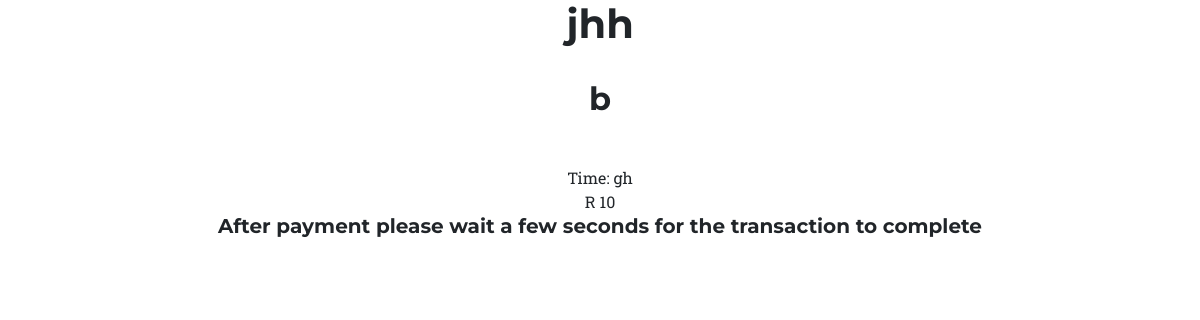
Before: /book/1 with the older database file.
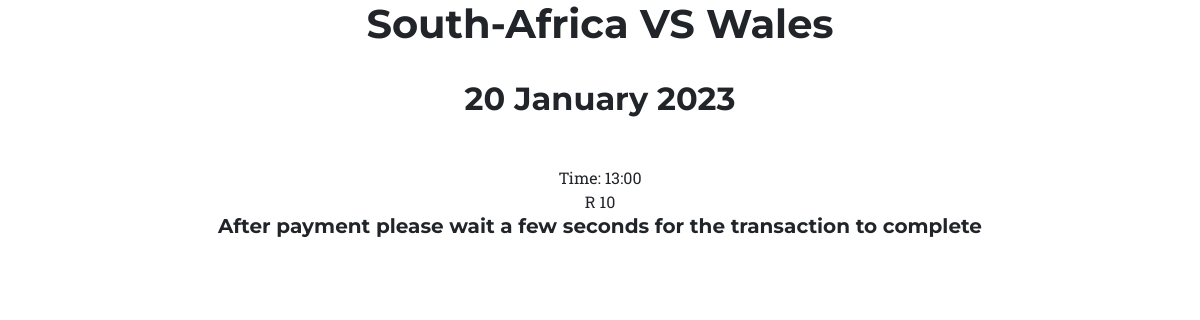
After: the same page with the newer database file.
### webapp/models.py (models this page shows)
class Event(models.Model):
    title = models.CharField(max_length=100)
    subtitle = models.CharField(max_length=100)
    date = models.CharField(max_length=100, default='')
    time = models.CharField(max_length=100, default='')
    image_link = models.CharField(max_length=200, default='')
    price = models.CharField(max_length=100, default='10')
    meeting_id = models.CharField(max_length=20)

### webapp/views.py (the view)
# urls.py: path('book/<int:id>', book),
def book(request, id):
    event = Event.objects.get(pk=id)
    return render(request, 'webapp/book.html', {'event': event})

### webapp/templates/webapp/book.html (shortened to what this page needs)
<!DOCTYPE html>
{% load static %}
<html lang="en">
<head>
</head>
<body style="text-align:center;text-color:white; width:100%; background-image: url({{event.image_link}});background-repeat: no-repeat;background-size: cover;">
<div>
<h1>{{event.subtitle}} </h1>
<br>
<h2>{{event.date}}</h2>
<br>
</p>Time: {{event.time}}</pTime:>
R {{event.price}}
<h5> After payment please wait a few seconds for the transaction to complete </h5>
<link rel="stylesheet" href="{% static '/bootstrap/css/bootstrap.min.css' %}">
    <link rel="stylesheet" href="{% static '/fonts/ionicons.min.css' %}">
    <link rel="stylesheet" href="{% static '/css/Login-Form-Dark.css' %}">
    <link rel="stylesheet" href="{% static '/css/styles.css' %}">
</div>
</body>
</html>

Changed rows visible on the page:
changed Event: subtitle "jhh" → "South-Africa VS Wales"; date "b" → "20 January 2023"; time "gh" → "13:00"
